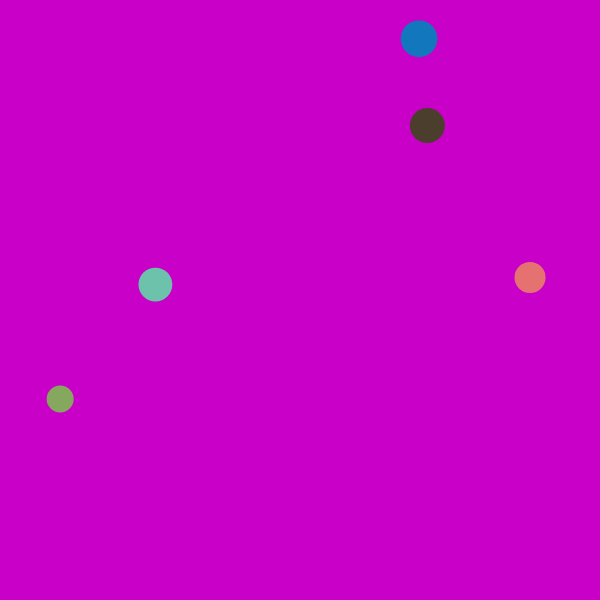
Frame 1 (no input)
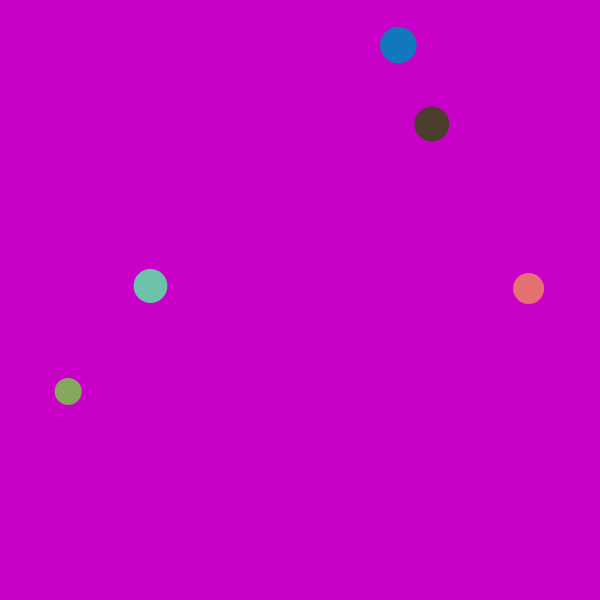
Frame 60 (no input)
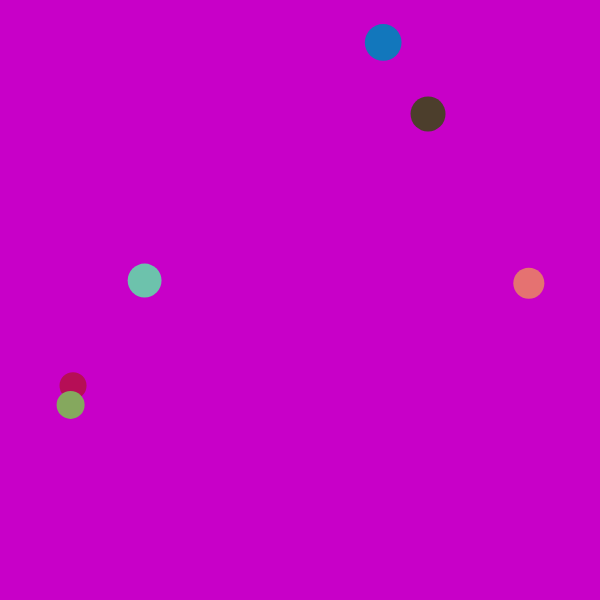
Frame 120 (the mouse pressed at the canvas centre since frame 60)

The p5.js sketch that drew these frames (run headless with seeded random() and noise() and a simulated clock; from frame 60 on, the mouse is pressed at the canvas centre):

// p5.js sketch
// ── sketch.js
/*
*
*
*
*/

//defining our Splatter object
var Splatter = function(){
//data
    this.x = random(width);
    this.y = random(height);
    this.diameter = random(20, 40);
    this.xspeed = random(1,3);
    this.yspeed = random(1,3);
    this.col = color(random(0,255), random(0,255), random(0,255));
//functions
    this.checkBounds = function(){//wrap the edges of the canvas to create consistant splatter movement

    };
    this.move = function(){
        this.x += random(-1*this.xspeed, this.xspeed);
        this.y += random(-1*this.xspeed, this.xspeed);
        //this.checkBounds();
    };
    this.display = function(){
        this.move();
        noStroke();
        fill(this.col);
        ellipse(this.x, this.y, this.diameter, this.diameter);
    };
}//end Splatter()

var numBlobs = 5;
var blobs = [];

function setup(){
    var cnv = createCanvas(600, 600);
    var x = (windowWidth - width) / 2;
    var y = (windowHeight - height) / 2;
    cnv.position(x, y);
    //frameRate(5);
    background(200, 0, 200);
    for(var i = 0; i < numBlobs; i++){
        blobs[i] = new Splatter();
    }
}//end setup()

function draw(){
    //numBlobs = blobs.length;
    background(200, 0, 200);
    for(var i = 0; i < numBlobs; i++){
        blobs[i].display();
    }
    checkCollision();
}//end draw()

function checkCollision(){
    for(var i = 0; i < numBlobs; i++){
        var splat1 = blobs[i];
        for(var j = i+1; j < numBlobs; j++){
            var splat2 = blobs[j];
            var dx = splat2.x - splat1.x;
            var dy = splat2.y - splat1.y;
            var dist = sqrt(sq(dx)+sq(dy));
            if(dist < (splat1.diameter/2)+(splat2.diameter/2)){
                var tempCol = splat1.col;
                splat1.col = splat2.col;
                splat2.col = tempCol;
            }
        }//end inner for loop
    }//end outer for loop
}//end checkCollision()

function touchEnded(){
    var b = new Splatter();
    blobs.push(b);
    numBlobs += 1;
}

function mousePressed(){
    var b = new Splatter();
    blobs.push(b);
    numBlobs += 1;
}

// ── camera.js
/*
*
*
*
*/

//which input to use?
var runSensor = false;//sensor from arduino
var runCamera = false;//webcam

//defining our Splatter object
var Splatter = function(){
//data
    this.x = random(width);
    this.y = random(height);
    this.diameter = random(10, 20);
    this.speed = 1;
    this.col = color(random(0,255), random(0,255), random(0,255));
//functions
    this.move = function(){
        this.x += random(-1*this.speed, this.speed);
        this.y += random(-1*this.speed, this.speed);
        //this.checkBounds();
    };
    this.display = function(){
        this.move();
        fill(this.col);
        ellipse(this.x, this.y, this.diameter, this.diameter);
    };

}//end Splatter()

var floater;//create a global variable to be made into a Splatter object

function setup(){
    var cnv = createCanvas(600, 600);
    var x = (windowWidth - width) / 2;
    var y = (windowHeight - height) / 2;
    cnv.position(x, y);
    background(200, 0, 200);
    floater = new Splatter();//set floater to a new Splatter object
}//end setup()

function draw(){
    background(200, 0, 200);
    floater.display();

    if (runCamera === true) {
        cameraKaleid();
    } else {
        console.log("no input");
        remove();
    }
}//end draw()

function cameraKaleid(){

}

// ── main_stars.js
var star;//single star
var gravity;
var stars = [];

function setup(){
    createCanvas(420, 340);
    gravity = createVector(0, 0.2);
    star = new Star(10, 300, 20);
}

function draw(){
    background(0, 50);

    for(var i = 0; i < stars.length; i++){
        stars[i].applyForce(gravity);
        stars[i].display();
    }
    star.applyForce(gravity);
    star.display();
}

function mouseReleased(){
    stars.push(new Star(random(10,50), random(200,300), 20));
    console.log("mouse");
}

function touchEnded(){
    stars.push(new Star(random(10,50), random(200,300), 20));
    console.log("touch");
}

// ── sensor.js
/*
*
*
*
*/

//which input to use?
var runSensor = false;//sensor from arduino
var runCamera = false;//webcam

//defining our Splatter object
var Splatter = function(){
//data
    this.x = random(width);
    this.y = random(height);
    this.diameter = random(10, 20);
    this.speed = 1;
    this.col = color(random(0,255), random(0,255), random(0,255));
//functions
    this.move = function(){
        this.x += random(-1*this.speed, this.speed);
        this.y += random(-1*this.speed, this.speed);
        //this.checkBounds();
    };
    this.display = function(){
        this.move();
        fill(this.col);
        ellipse(this.x, this.y, this.diameter, this.diameter);
    };

}//end Splatter()

var floater;//create a global variable to be made into a Splatter object

function setup(){
    var cnv = createCanvas(600, 600);
    var x = (windowWidth - width) / 2;
    var y = (windowHeight - height) / 2;
    cnv.position(x, y);
    background(200, 0, 200);
    floater = new Splatter();//set floater to a new Splatter object
}//end setup()

function draw(){
    background(200, 0, 200);
    floater.display();

    if (runSensor === true) {
        sensorKaleid();
    } else {
        console.log("no input");
        remove();
    }
}//end draw()
function sensorKaleid(){

}

// ── stars.js
function Star(x_, y_, diameter_){

    this.position = createVector(x_, y_);
    this.velocity = createVector(random(2,5), random(-10,-5));
    this.accel = createVector(0,0);
    this.diameter = diameter_;
    this.explode = false;
    this.dust = [];

    this.createDust = function(){
        for(var i = 0; i < 5; i++){
            this.dust[i] = new Star((random(-30,30)+this.position.x), (random(-30,30)+this.position.y), 5);
        }//end for loop
    }//end createDust()

    this.applyForce = function(force){
        this.accel.add(force)
    };//end applyForce()

    this.update = function(){
        this.velocity.add(this.accel);
        this.position.add(this.velocity);
        this.accel.mult(0);
        if(this.position.x >= width/2){
            this.explode = true;
        }
        if(this.position.y > height){
            this.explode = false;
        }
        if(this.explode){
            this.createDust();
            for(var i = 0; i < this.dust.length; i++){
                this.dust[i].velocity.add(this.accel);
                this.dust[i].position.add(this.velocity);
                this.dust[i].accel.mult(0);
            }//end for loop
        }
        //console.log(this.explode);
    };//end update()

    this.display = function(){
        fill(255);
        noStroke();
        this.update();
        if(this.explode){
            for(var i = 0; i < this.dust.length; i++){
                ellipse(this.dust[i].position.x, this.dust[i].position.y, this.dust[i].diameter, this.dust[i].diameter);
            }
        }
        if(!this.explode){
            ellipse(this.position.x, this.position.y, this.diameter, this.diameter);
        }
    };//end display()
}//end Star()
